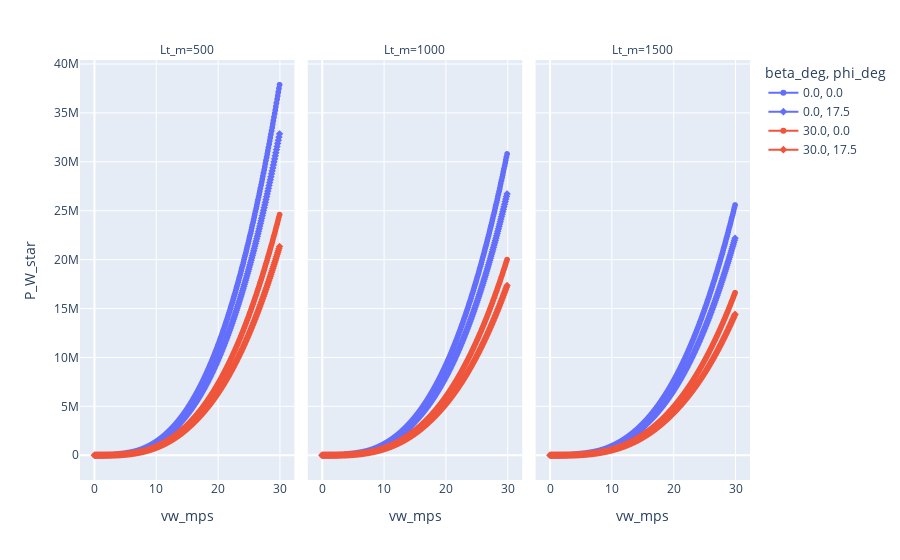

Here is the notebook cell this chart was saved with:
### Code cell
# Plotting the maximum instantaneous power output (`P_W_star`) over all wind speeds, for
# different elevation, azimuth, and tether length.
px.line(
    df_star,
    x="vw_mps",
    y="P_W_star",
    color="beta_deg",
    symbol="phi_deg",
    facet_col="Lt_m",
)

### Figure 1 — Plotly figure (JSON) as saved in the notebook; plotly's stock layout.template omitted (floating-point values rounded to 4 significant figures; data arrays with more than 128 entries replaced by an {"elided": "..."} marker saying what was removed)
{"data": [{"hovertemplate": "beta_deg=0.0<br>phi_deg=0.0<br>Lt_m=500<br>vw_mps=%{x}<br>P_W_star=%{y}<extra></extra>", "legendgroup": "0.0, 0.0", "line": {"color": "#636efa", "dash": "solid"}, "marker": {"symbol": "circle"}, "mode": "lines+markers", "name": "0.0, 0.0", "showlegend": true, "type": "scattergl", "x": {"elided": "301 float values"}, "xaxis": "x", "y": {"elided": "301 float values"}, "yaxis": "y"}, {"hovertemplate": "beta_deg=0.0<br>phi_deg=0.0<br>Lt_m=1000<br>vw_mps=%{x}<br>P_W_star=%{y}<extra></extra>", "legendgroup": "0.0, 0.0", "line": {"color": "#636efa", "dash": "solid"}, "marker": {"symbol": "circle"}, "mode": "lines+markers", "name": "0.0, 0.0", "showlegend": false, "type": "scattergl", "x": {"elided": "301 float values"}, "xaxis": "x2", "y": {"elided": "301 float values"}, "yaxis": "y2"}, {"hovertemplate": "beta_deg=0.0<br>phi_deg=0.0<br>Lt_m=1500<br>vw_mps=%{x}<br>P_W_star=%{y}<extra></extra>", "legendgroup": "0.0, 0.0", "line": {"color": "#636efa", "dash": "solid"}, "marker": {"symbol": "circle"}, "mode": "lines+markers", "name": "0.0, 0.0", "showlegend": false, "type": "scattergl", "x": {"elided": "301 float values"}, "xaxis": "x3", "y": {"elided": "301 float values"}, "yaxis": "y3"}, {"hovertemplate": "beta_deg=0.0<br>phi_deg=17.5<br>Lt_m=500<br>vw_mps=%{x}<br>P_W_star=%{y}<extra></extra>", "legendgroup": "0.0, 17.5", "line": {"color": "#636efa", "dash": "solid"}, "marker": {"symbol": "diamond"}, "mode": "lines+markers", "name": "0.0, 17.5", "showlegend": true, "type": "scattergl", "x": {"elided": "301 float values"}, "xaxis": "x", "y": {"elided": "301 float values"}, "yaxis": "y"}, {"hovertemplate": "beta_deg=0.0<br>phi_deg=17.5<br>Lt_m=1000<br>vw_mps=%{x}<br>P_W_star=%{y}<extra></extra>", "legendgroup": "0.0, 17.5", "line": {"color": "#636efa", "dash": "solid"}, "marker": {"symbol": "diamond"}, "mode": "lines+markers", "name": "0.0, 17.5", "showlegend": false, "type": "scattergl", "x": {"elided": "301 float values"}, "xaxis": "x2", "y": {"elided": "301 float values"}, "yaxis": "y2"}, {"hovertemplate": "beta_deg=0.0<br>phi_deg=17.5<br>Lt_m=1500<br>vw_mps=%{x}<br>P_W_star=%{y}<extra></extra>", "legendgroup": "0.0, 17.5", "line": {"color": "#636efa", "dash": "solid"}, "marker": {"symbol": "diamond"}, "mode": "lines+markers", "name": "0.0, 17.5", "showlegend": false, "type": "scattergl", "x": {"elided": "301 float values"}, "xaxis": "x3", "y": {"elided": "301 float values"}, "yaxis": "y3"}, {"hovertemplate": "beta_deg=30.0<br>phi_deg=0.0<br>Lt_m=500<br>vw_mps=%{x}<br>P_W_star=%{y}<extra></extra>", "legendgroup": "30.0, 0.0", "line": {"color": "#EF553B", "dash": "solid"}, "marker": {"symbol": "circle"}, "mode": "lines+markers", "name": "30.0, 0.0", "showlegend": true, "type": "scattergl", "x": {"elided": "301 float values"}, "xaxis": "x", "y": {"elided": "301 float values"}, "yaxis": "y"}, {"hovertemplate": "beta_deg=30.0<br>phi_deg=0.0<br>Lt_m=1000<br>vw_mps=%{x}<br>P_W_star=%{y}<extra></extra>", "legendgroup": "30.0, 0.0", "line": {"color": "#EF553B", "dash": "solid"}, "marker": {"symbol": "circle"}, "mode": "lines+markers", "name": "30.0, 0.0", "showlegend": false, "type": "scattergl", "x": {"elided": "301 float values"}, "xaxis": "x2", "y": {"elided": "301 float values"}, "yaxis": "y2"}, {"hovertemplate": "beta_deg=30.0<br>phi_deg=0.0<br>Lt_m=1500<br>vw_mps=%{x}<br>P_W_star=%{y}<extra></extra>", "legendgroup": "30.0, 0.0", "line": {"color": "#EF553B", "dash": "solid"}, "marker": {"symbol": "circle"}, "mode": "lines+markers", "name": "30.0, 0.0", "showlegend": false, "type": "scattergl", "x": {"elided": "301 float values"}, "xaxis": "x3", "y": {"elided": "301 float values"}, "yaxis": "y3"}, {"hovertemplate": "beta_deg=30.0<br>phi_deg=17.5<br>Lt_m=500<br>vw_mps=%{x}<br>P_W_star=%{y}<extra></extra>", "legendgroup": "30.0, 17.5", "line": {"color": "#EF553B", "dash": "solid"}, "marker": {"symbol": "diamond"}, "mode": "lines+markers", "name": "30.0, 17.5", "showlegend": true, "type": "scattergl", "x": {"elided": "301 float values"}, "xaxis": "x", "y": {"elided": "301 float values"}, "yaxis": "y"}, {"hovertemplate": "beta_deg=30.0<br>phi_deg=17.5<br>Lt_m=1000<br>vw_mps=%{x}<br>P_W_star=%{y}<extra></extra>", "legendgroup": "30.0, 17.5", "line": {"color": "#EF553B", "dash": "solid"}, "marker": {"symbol": "diamond"}, "mode": "lines+markers", "name": "30.0, 17.5", "showlegend": false, "type": "scattergl", "x": {"elided": "301 float values"}, "xaxis": "x2", "y": {"elided": "301 float values"}, "yaxis": "y2"}, {"hovertemplate": "beta_deg=30.0<br>phi_deg=17.5<br>Lt_m=1500<br>vw_mps=%{x}<br>P_W_star=%{y}<extra></extra>", "legendgroup": "30.0, 17.5", "line": {"color": "#EF553B", "dash": "solid"}, "marker": {"symbol": "diamond"}, "mode": "lines+markers", "name": "30.0, 17.5", "showlegend": false, "type": "scattergl", "x": {"elided": "301 float values"}, "xaxis": "x3", "y": {"elided": "301 float values"}, "yaxis": "y3"}], "layout": {"annotations": [{"font": {}, "showarrow": false, "text": "Lt_m=500", "x": 0.16, "xanchor": "center", "xref": "paper", "y": 1, "yanchor": "bottom", "yref": "paper"}, {"font": {}, "showarrow": false, "text": "Lt_m=1000", "x": 0.5, "xanchor": "center", "xref": "paper", "y": 1, "yanchor": "bottom", "yref": "paper"}, {"font": {}, "showarrow": false, "text": "Lt_m=1500", "x": 0.84, "xanchor": "center", "xref": "paper", "y": 1, "yanchor": "bottom", "yref": "paper"}], "legend": {"title": {"text": "beta_deg, phi_deg"}, "tracegroupgap": 0}, "margin": {"t": 60}, "xaxis": {"anchor": "y", "domain": [0, 0.32], "title": {"text": "vw_mps"}}, "xaxis2": {"anchor": "y2", "domain": [0.34, 0.66], "matches": "x", "title": {"text": "vw_mps"}}, "xaxis3": {"anchor": "y3", "domain": [0.68, 1.0], "matches": "x", "title": {"text": "vw_mps"}}, "yaxis": {"anchor": "x", "domain": [0, 1], "title": {"text": "P_W_star"}}, "yaxis2": {"anchor": "x2", "domain": [0, 1], "matches": "y", "showticklabels": false}, "yaxis3": {"anchor": "x3", "domain": [0, 1], "matches": "y", "showticklabels": false}}}
